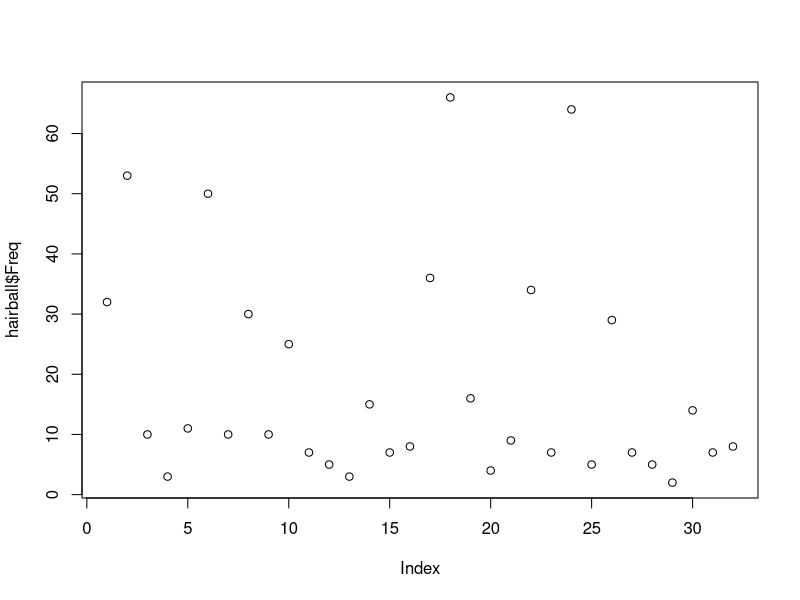
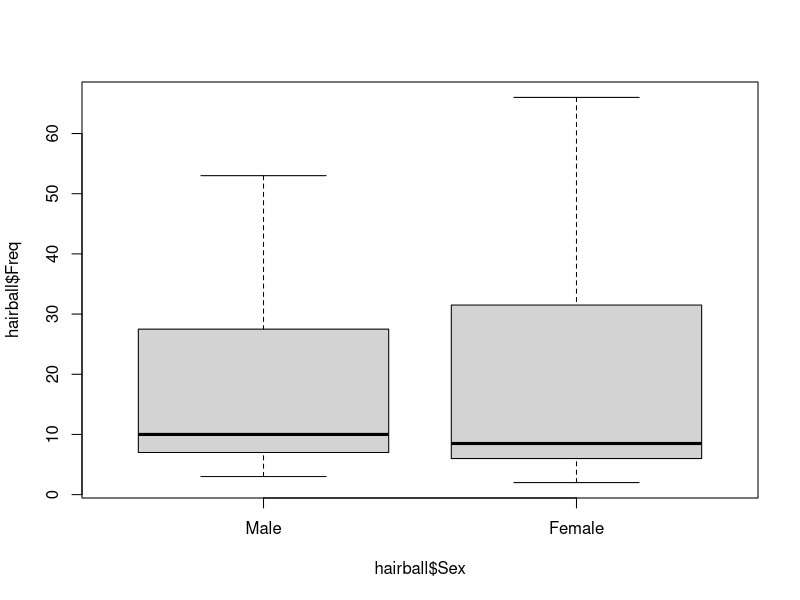

The R source for these figures, in order:
## ---- chunk 1
    str(HairEyeColor)
    summary(HairEyeColor)
    HairEyeColor
## ---- chunk 2
    hairball<-as.data.frame(HairEyeColor)
    hairball
## ---- chunk 3
    plot(hairball$Freq)
## ---- chunk 4
    boxplot(hairball$Freq ~ hairball$Sex)
